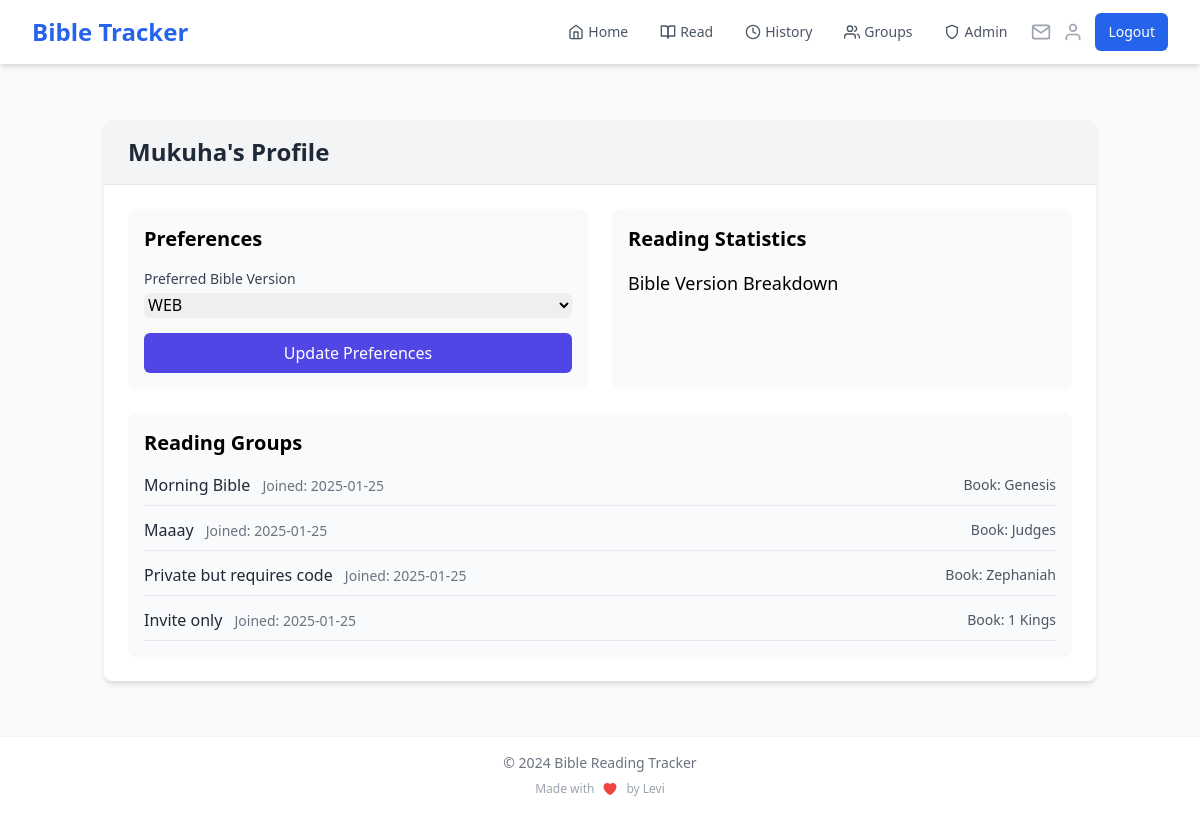
The app's page /profile (signed in), older data.
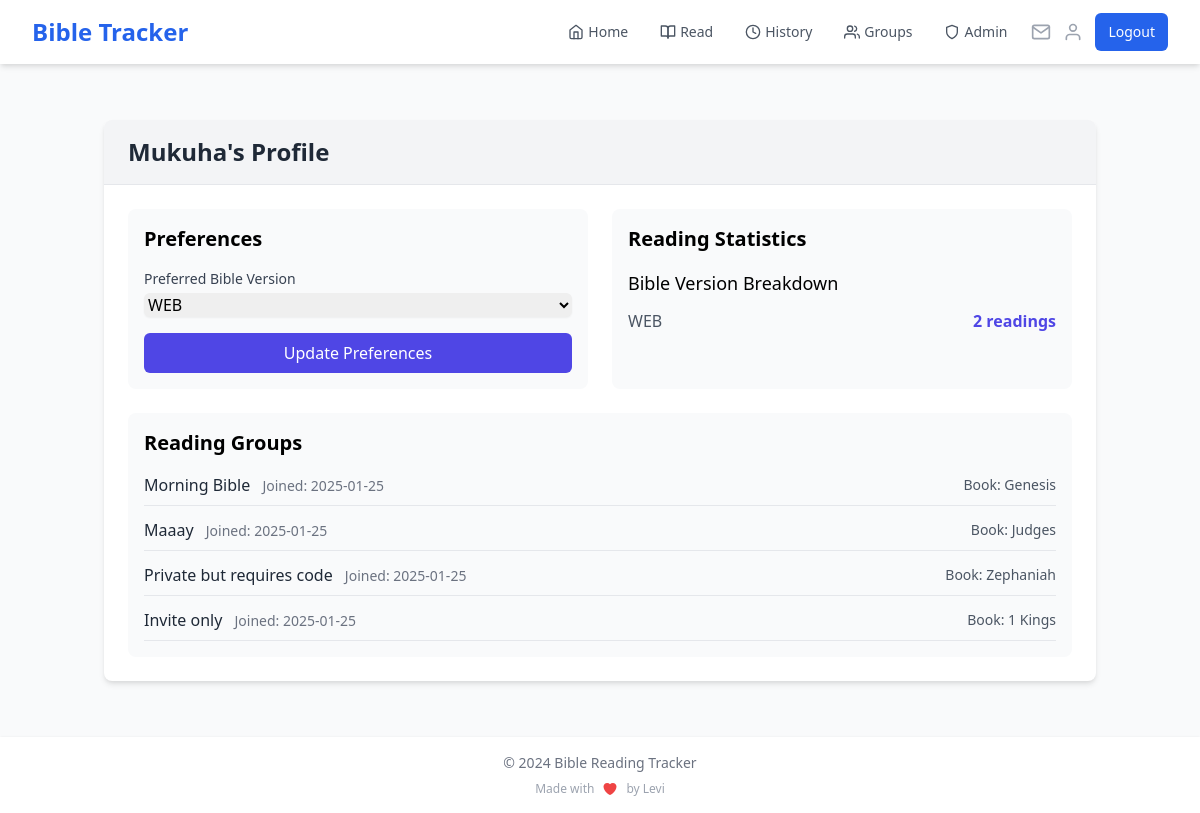
The same page, newer data.
### app.py (models this page shows)
class GroupMember(db.Model):
    id = db.Column(db.Integer, primary_key=True)
    group_id = db.Column(db.Integer, db.ForeignKey('reading_group.id'), nullable=False)
    user_id = db.Column(db.Integer, db.ForeignKey('user.id'), nullable=False)
    join_date = db.Column(db.DateTime, default=datetime.utcnow)
    last_read_chapter = db.Column(db.Integer, default=0)
    __table_args__ = (db.UniqueConstraint('group_id', 'user_id'),)

class ReadingGroup(db.Model):
    id = db.Column(db.Integer, primary_key=True)
    name = db.Column(db.String(100), nullable=False)
    description = db.Column(db.Text)
    created_at = db.Column(db.DateTime, default=datetime.utcnow)
    book = db.Column(db.String(50), nullable=False)
    current_chapter = db.Column(db.Integer, default=1)
    target_completion_date = db.Column(db.DateTime)
    creator_id = db.Column(db.Integer, db.ForeignKey('user.id'), nullable=False)
    visibility = db.Column(db.String(20), default='public')
    access_code = db.Column(db.String(20))
    members = db.relationship('GroupMember', backref='reading_group', lazy='joined')
    readings = db.relationship('GroupReading', backref='reading_group', lazy='dynamic')
    invitations = db.relationship('GroupInvitation', backref='reading_group', lazy='dynamic')

class Reading(db.Model):
    __table_args__ = (
        db.Index('idx_user_date', 'user_id', 'date'),
    )
    id = db.Column(db.Integer, primary_key=True)
    user_id = db.Column(db.Integer, db.ForeignKey('user.id'), nullable=False)
    book = db.Column(db.String(50), nullable=False)
    chapter = db.Column(db.Integer, nullable=False)
    verses = db.Column(db.String(200))
    highlights = db.Column(db.Text)
    date = db.Column(db.DateTime, default=datetime.utcnow, index=True)
    bible_version = db.Column(db.String(10), default='KJV')

### app.py (the view)
@app.route('/profile', methods=['GET', 'POST'])
@login_required
def profile():
    if request.method == 'POST':
        current_user.preferred_version = request.form.get('preferred_version', 'KJV')
        db.session.commit()
        cache.delete_memoized(get_bible_books)
        flash('Preferences updated successfully!')
        return redirect(url_for('profile'))
    reading_stats = db.session.query(
        Reading.bible_version,
        db.func.count(Reading.id)
    ).filter_by(user_id=current_user.id).group_by(Reading.bible_version).all()
    group_stats = GroupMember.query.filter_by(user_id=current_user.id).options(
        db.joinedload(GroupMember.reading_group)  # Change 'group' to 'reading_group'
    ).all()
    return render_template('profile.html',
                         versions=BIBLE_VERSIONS.keys(),
                         reading_stats=reading_stats,
                         group_stats=group_stats)

### app.py (called while the page is built)
@login_manager.user_loader
def load_user(user_id):
    if 'user_id' in session:
        return User.query.get(int(session['user_id']))
    return None

@app.context_processor
def inject_user_name():
    if current_user.is_authenticated:
        return dict(user_name=current_user.name)
    return dict(user_name='Guest')

@app.context_processor
def inject_invitation_count():
    if current_user.is_authenticated:
        invitation_count = GroupInvitation.query.filter(
            GroupInvitation.email == current_user.email,
            GroupInvitation.used == False,
            GroupInvitation.expires_at > datetime.utcnow()
        ).count()
        return dict(invitation_count=invitation_count)
    return dict(invitation_count=0)

### templates/profile.html
{% extends "base.html" %}
{% block content %}
<div class="container mx-auto px-4 py-6">
    <div class="bg-white shadow-md rounded-lg overflow-hidden">
        <div class="bg-gray-100 px-6 py-4 border-b">
            <h1 class="text-2xl font-bold text-gray-800">{{ user_name }}'s Profile</h1>
        </div>
        <div class="p-6">
            <div class="grid md:grid-cols-2 gap-6">
                <div class="bg-gray-50 p-4 rounded-lg">
                    <h2 class="text-xl font-semibold mb-4">Preferences</h2>
                    <form method="POST" class="space-y-4">
                        <div>
                            <label class="block text-sm font-medium text-gray-700">
                                Preferred Bible Version
                            </label>
                            <select
                                name="preferred_version"
                                class="mt-1 block w-full rounded-md border-gray-300 shadow-sm focus:border-indigo-300 focus:ring focus:ring-indigo-200 focus:ring-opacity-50"
                            >
                                {% for version in versions %}
                                <option
                                    value="{{ version }}"
                                    {% if version == current_user.preferred_version %}selected{% endif %}
                                >
                                    {{ version }}
                                </option>
                                {% endfor %}
                            </select>
                        </div>
                        <button
                            type="submit"
                            class="w-full bg-indigo-600 text-white py-2 px-4 rounded-md hover:bg-indigo-700 focus:outline-none focus:ring-2 focus:ring-indigo-500"
                        >
                            Update Preferences
                        </button>
                    </form>
                </div>
                <div class="bg-gray-50 p-4 rounded-lg">
                    <h2 class="text-xl font-semibold mb-4">Reading Statistics</h2>
                    <div class="space-y-3">
                        <h3 class="text-lg font-medium">Bible Version Breakdown</h3>
                        {% for version, count in reading_stats %}
                        <div class="flex justify-between items-center">
                            <span class="text-gray-600">{{ version }}</span>
                            <span class="font-bold text-indigo-600">{{ count }} readings</span>
                        </div>
                        {% endfor %}
                    </div>
                </div>
            </div>
            <div class="mt-6 bg-gray-50 p-4 rounded-lg">
                <h2 class="text-xl font-semibold mb-4">Reading Groups</h2>
                {% if group_stats %}
                    <div class="space-y-3">
                        {% for membership in group_stats %}
<div class="flex justify-between items-center border-b pb-2 last:border-b-0">
    <div>
        <span class="font-medium text-gray-800">
            {{ membership.reading_group.name }}
        </span>
        <span class="ml-2 text-sm text-gray-500">
            Joined: {{ membership.join_date.strftime('%Y-%m-%d') }}
        </span>
    </div>
    <span class="text-sm text-gray-600">
        Book: {{ membership.reading_group.book }}
    </span>
</div>
{% endfor %}
                    </div>
                {% else %}
                    <p class="text-gray-500">You haven't joined any reading groups yet.</p>
                {% endif %}
            </div>
        </div>
    </div>
</div>
{% endblock %}

Row changes from the older to the newer data that the page shows:
added Reading: bible_version "WEB", id "2"
